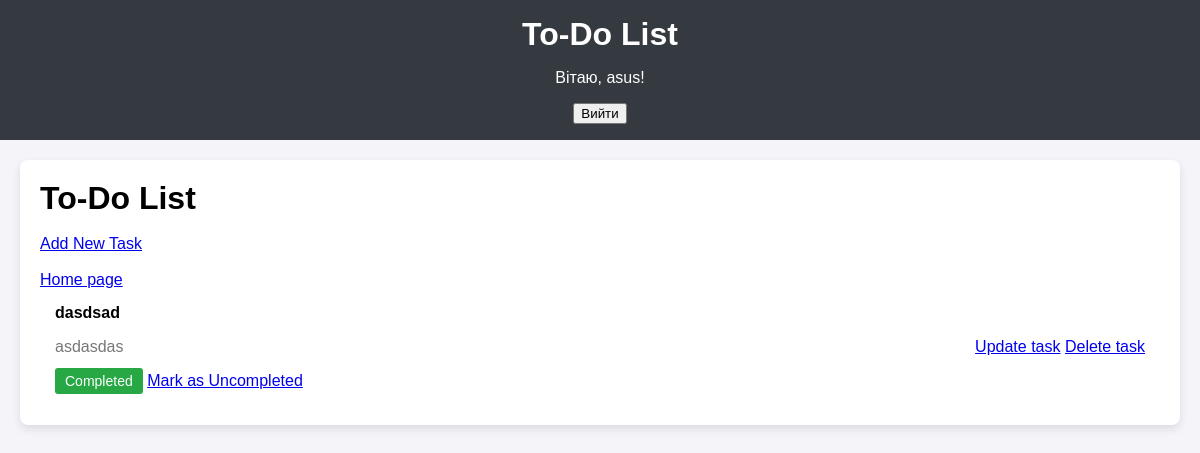
The app's page /task/ (signed in) with its own data.
### to_do_app/models.py (models this page shows, shortened)
class Task(models.Model):
    task_name = models.CharField(max_length=255)
    description = models.CharField(max_length=255)
    data_added = models.DateField(auto_now_add=True)
    complete = models.BooleanField(default=False)

### to_do_app/views.py (the view)
# urls.py: path('task/', views.task_list, name='task-list'),
def task_list(request):
    tasks = Task.objects.all()
    return render(request, 'todo/task_list.html', {'tasks': tasks})

### to_do_app/templates/todo/task_list.html (shortened to what this page needs)
{% extends 'todo/base.html' %}
{% block content %}
    <div class="task-list">
        <h2 class="text-center mb-4">To-Do List</h2>
        <br>
        <div class="task-actions">
            <a href="{% url 'add_task' %}" class="btn btn-primary btn-sm">Add New Task</a>
            <br>
            <br>
          <a href="{% url 'Home'%}" class="btn btn-outline-danger">Home page </a>
        </div>
        {% for task in tasks %}
            <div class="task-item">
                <div>
                    <span class="task-title">{{ task.task_name }}</span>
                    <p class="task-description">{{ task.description }}</p>
                    {% if task.complete %}
                        <span class="completed">Completed</span>
                        <a href="{% url 'task_complete' task.pk %}" class="btn btn-sm btn-outline-info">Mark as Uncompleted</a>
                    {% else %}
                        <a href="{% url 'task_complete' task.pk %}" class="btn btn-sm btn-success">Mark as Completed</a>
                    {% endif %}
                </div>
                <div class="task-actions">
                    <a href="{% url 'update_task' task.pk%}" class="btn btn-outline-warning">Update task</a>
                    <a href="{% url 'delete_task' task.pk %}" class="btn btn-outline-danger">Delete task </a>
                </div>
            </div>
        {% empty %}
            <p class="text-center">No tasks available. Start by adding a task!</p>
        {% endfor %}
    </div>
{% endblock %}

### to_do_app/templates/todo/base.html (shortened to what this page needs)
{% load static %}
<!DOCTYPE html>
<html lang="en">
<head>
    <link rel="stylesheet" href="{% static 'todo/style.css' %}">
</head>
<body>
    <header>
        <h1>{% block header %}To-Do List{% endblock %}</h1>
        <nav>
            {% if user.is_authenticated %}
                <p>Вітаю, {{ user.username }}!</p>
                <form action="{% url 'logout' %}" method="post">
                  <button type="submit" class="btn btn-danger">Вийти</button>
                </form>
            {% else %}
                <a href="{% url 'login' %}">Увійти</a> |
                <a href="{% url 'register' %}">Реєстрація</a>
            {% endif %}
        </nav>
    </header>
    <div class="container mt-5">
        {% block content %}
        {% endblock %}
    </div>
</body>
</html>

### to_do_app/static/todo/style.css (style rules this page uses)
body { font-family: 'Arial', sans-serif; background-color: #f4f4f9; margin: 0; padding: 0; }
header { background-color: #343a40; color: white; padding: 1rem; text-align: center; }
h1, h2 { margin: 0; font-size: 2rem; }
.container { max-width: 1200px; margin: auto; padding: 20px; }
.task-list { background-color: #ffffff; padding: 20px; box-shadow: 0px 4px 10px rgba(0, 0, 0, 0.1); border-radius: 8px; }
.task-item { display: flex; justify-content: space-between; align-items: center; padding: 15px; border-bottom: 1px solid #ddd; }
.task-item:last-child { border-bottom: none; }
.task-item .task-title { font-weight: bold; }
.task-item .task-description { color: #777; }
.task-item .completed { background-color: #28a745; color: white; padding: 5px 10px; border-radius: 3px; font-size: 0.875rem; }

### records on screen
Task: task_name "dasdsad", description "asdasdas", complete "Completed"

### other values on screen
{{ user.username }} "asus"
